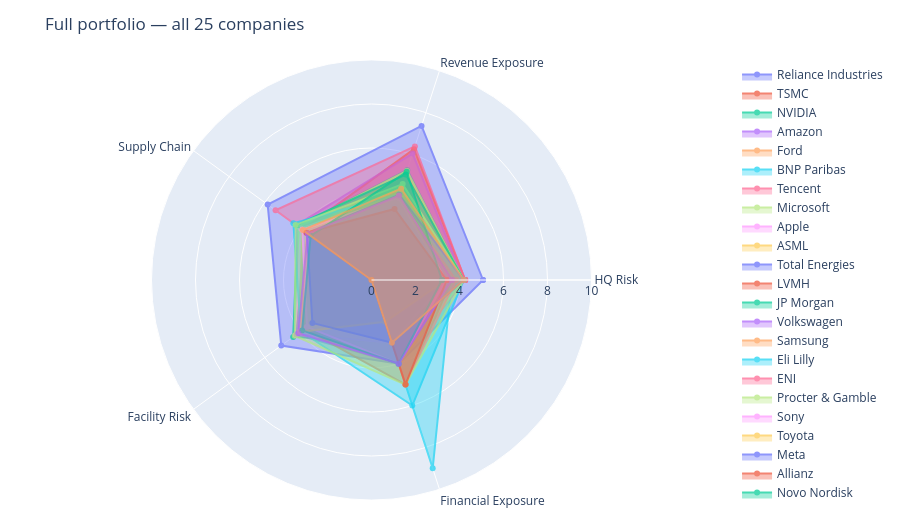

Notebook cell for this chart:
### Code cell
# Full portfolio spider
all_rows = bench_df[['Company']+DIMS].to_dict('records')
spider_chart(all_rows, 'Full portfolio — all 25 companies').show()

### Figure 1 — Plotly figure (JSON) as saved in the notebook; plotly's stock layout.template omitted (floating-point values rounded to 4 significant figures)
{"data": [{"fill": "toself", "line": {"color": "#636EFA"}, "name": "Reliance Industries", "opacity": 0.72, "r": [5.07, 7.362, 5.835, 5.07, 4, 5.07], "theta": ["HQ Risk", "Revenue Exposure", "Supply Chain", "Facility Risk", "Financial Exposure", "HQ Risk"], "type": "scatterpolar"}, {"fill": "toself", "line": {"color": "#EF553B"}, "name": "TSMC", "opacity": 0.72, "r": [4.26, 6.252, 3.877, 3.997, 3, 4.26], "theta": ["HQ Risk", "Revenue Exposure", "Supply Chain", "Facility Risk", "Financial Exposure", "HQ Risk"], "type": "scatterpolar"}, {"fill": "toself", "line": {"color": "#00CC96"}, "name": "NVIDIA", "opacity": 0.72, "r": [4.19, 5.261, 4.143, 4.4, 3, 4.19], "theta": ["HQ Risk", "Revenue Exposure", "Supply Chain", "Facility Risk", "Financial Exposure", "HQ Risk"], "type": "scatterpolar"}, {"fill": "toself", "line": {"color": "#AB63FA"}, "name": "Amazon", "opacity": 0.72, "r": [4.19, 6.044, 4.223, 4.037, 4, 4.19], "theta": ["HQ Risk", "Revenue Exposure", "Supply Chain", "Facility Risk", "Financial Exposure", "HQ Risk"], "type": "scatterpolar"}, {"fill": "toself", "line": {"color": "#FFA15A"}, "name": "Ford", "opacity": 0.72, "r": [4.19, 5.098, 3.734, 4.239, 3, 4.19], "theta": ["HQ Risk", "Revenue Exposure", "Supply Chain", "Facility Risk", "Financial Exposure", "HQ Risk"], "type": "scatterpolar"}, {"fill": "toself", "line": {"color": "#19D3F3"}, "name": "BNP Paribas", "opacity": 0.72, "r": [3.65, 3.356, 3.528, 0, 9, 3.65], "theta": ["HQ Risk", "Revenue Exposure", "Supply Chain", "Facility Risk", "Financial Exposure", "HQ Risk"], "type": "scatterpolar"}, {"fill": "toself", "line": {"color": "#FF6692"}, "name": "Tencent", "opacity": 0.72, "r": [4.26, 6.384, 5.39, 0, 4, 4.26], "theta": ["HQ Risk", "Revenue Exposure", "Supply Chain", "Facility Risk", "Financial Exposure", "HQ Risk"], "type": "scatterpolar"}, {"fill": "toself", "line": {"color": "#B6E880"}, "name": "Microsoft", "opacity": 0.72, "r": [4.19, 5.212, 4.121, 4.05, 4, 4.19], "theta": ["HQ Risk", "Revenue Exposure", "Supply Chain", "Facility Risk", "Financial Exposure", "HQ Risk"], "type": "scatterpolar"}, {"fill": "toself", "line": {"color": "#FF97FF"}, "name": "Apple", "opacity": 0.72, "r": [4.19, 4.105, 3.976, 4.249, 3, 4.19], "theta": ["HQ Risk", "Revenue Exposure", "Supply Chain", "Facility Risk", "Financial Exposure", "HQ Risk"], "type": "scatterpolar"}, {"fill": "toself", "line": {"color": "#FECB52"}, "name": "ASML", "opacity": 0.72, "r": [3.59, 4.412, 3.87, 3.997, 3, 3.59], "theta": ["HQ Risk", "Revenue Exposure", "Supply Chain", "Facility Risk", "Financial Exposure", "HQ Risk"], "type": "scatterpolar"}, {"fill": "toself", "line": {"color": "#636EFA"}, "name": "Total Energies", "opacity": 0.72, "r": [3.65, 3.474, 3.657, 4.214, 4, 3.65], "theta": ["HQ Risk", "Revenue Exposure", "Supply Chain", "Facility Risk", "Financial Exposure", "HQ Risk"], "type": "scatterpolar"}, {"fill": "toself", "line": {"color": "#EF553B"}, "name": "LVMH", "opacity": 0.72, "r": [3.65, 4.061, 3.459, 3.765, 5, 3.65], "theta": ["HQ Risk", "Revenue Exposure", "Supply Chain", "Facility Risk", "Financial Exposure", "HQ Risk"], "type": "scatterpolar"}, {"fill": "toself", "line": {"color": "#00CC96"}, "name": "JP Morgan", "opacity": 0.72, "r": [4.19, 5.041, 4.235, 0, 3, 4.19], "theta": ["HQ Risk", "Revenue Exposure", "Supply Chain", "Facility Risk", "Financial Exposure", "HQ Risk"], "type": "scatterpolar"}, {"fill": "toself", "line": {"color": "#AB63FA"}, "name": "Volkswagen", "opacity": 0.72, "r": [3.42, 3.427, 3.779, 4.188, 3, 3.42], "theta": ["HQ Risk", "Revenue Exposure", "Supply Chain", "Facility Risk", "Financial Exposure", "HQ Risk"], "type": "scatterpolar"}, {"fill": "toself", "line": {"color": "#FFA15A"}, "name": "Samsung", "opacity": 0.72, "r": [3.57, 4.031, 3.905, 4.018, 2, 3.57], "theta": ["HQ Risk", "Revenue Exposure", "Supply Chain", "Facility Risk", "Financial Exposure", "HQ Risk"], "type": "scatterpolar"}, {"fill": "toself", "line": {"color": "#19D3F3"}, "name": "Eli Lilly", "opacity": 0.72, "r": [4.19, 4.1, 4.388, 3.968, 6, 4.19], "theta": ["HQ Risk", "Revenue Exposure", "Supply Chain", "Facility Risk", "Financial Exposure", "HQ Risk"], "type": "scatterpolar"}, {"fill": "toself", "line": {"color": "#FF6692"}, "name": "ENI", "opacity": 0.72, "r": [3.84, 3.937, 3.65, 0, 5, 3.84], "theta": ["HQ Risk", "Revenue Exposure", "Supply Chain", "Facility Risk", "Financial Exposure", "HQ Risk"], "type": "scatterpolar"}, {"fill": "toself", "line": {"color": "#B6E880"}, "name": "Procter & Gamble", "opacity": 0.72, "r": [4.19, 4.583, 4.261, 4.311, 5, 4.19], "theta": ["HQ Risk", "Revenue Exposure", "Supply Chain", "Facility Risk", "Financial Exposure", "HQ Risk"], "type": "scatterpolar"}, {"fill": "toself", "line": {"color": "#FF97FF"}, "name": "Sony", "opacity": 0.72, "r": [3.38, 3.932, 3.886, 3.626, 4, 3.38], "theta": ["HQ Risk", "Revenue Exposure", "Supply Chain", "Facility Risk", "Financial Exposure", "HQ Risk"], "type": "scatterpolar"}, {"fill": "toself", "line": {"color": "#FECB52"}, "name": "Toyota", "opacity": 0.72, "r": [3.38, 4.013, 3.613, 4.009, 2, 3.38], "theta": ["HQ Risk", "Revenue Exposure", "Supply Chain", "Facility Risk", "Financial Exposure", "HQ Risk"], "type": "scatterpolar"}, {"fill": "toself", "line": {"color": "#636EFA"}, "name": "Meta", "opacity": 0.72, "r": [4.19, 4.076, 3.629, 3.32, 3, 4.19], "theta": ["HQ Risk", "Revenue Exposure", "Supply Chain", "Facility Risk", "Financial Exposure", "HQ Risk"], "type": "scatterpolar"}, {"fill": "toself", "line": {"color": "#EF553B"}, "name": "Allianz", "opacity": 0.72, "r": [3.42, 3.395, 3.656, 0, 5, 3.42], "theta": ["HQ Risk", "Revenue Exposure", "Supply Chain", "Facility Risk", "Financial Exposure", "HQ Risk"], "type": "scatterpolar"}, {"fill": "toself", "line": {"color": "#00CC96"}, "name": "Novo Nordisk", "opacity": 0.72, "r": [3.2, 5.171, 3.418, 3.897, 4, 3.2], "theta": ["HQ Risk", "Revenue Exposure", "Supply Chain", "Facility Risk", "Financial Exposure", "HQ Risk"], "type": "scatterpolar"}, {"fill": "toself", "line": {"color": "#AB63FA"}, "name": "L'Oreal", "opacity": 0.72, "r": [3.65, 4.024, 3.588, 4.111, 4, 3.65], "theta": ["HQ Risk", "Revenue Exposure", "Supply Chain", "Facility Risk", "Financial Exposure", "HQ Risk"], "type": "scatterpolar"}, {"fill": "toself", "line": {"color": "#FFA15A"}, "name": "SAP", "opacity": 0.72, "r": [4.19, 4.366, 3.857, 0, 3, 4.19], "theta": ["HQ Risk", "Revenue Exposure", "Supply Chain", "Facility Risk", "Financial Exposure", "HQ Risk"], "type": "scatterpolar"}], "layout": {"height": 520, "margin": {"b": 20, "l": 20, "r": 20, "t": 60}, "polar": {"radialaxis": {"range": [0, 10], "visible": true}}, "showlegend": true, "title": {"text": "Full portfolio — all 25 companies"}}}
